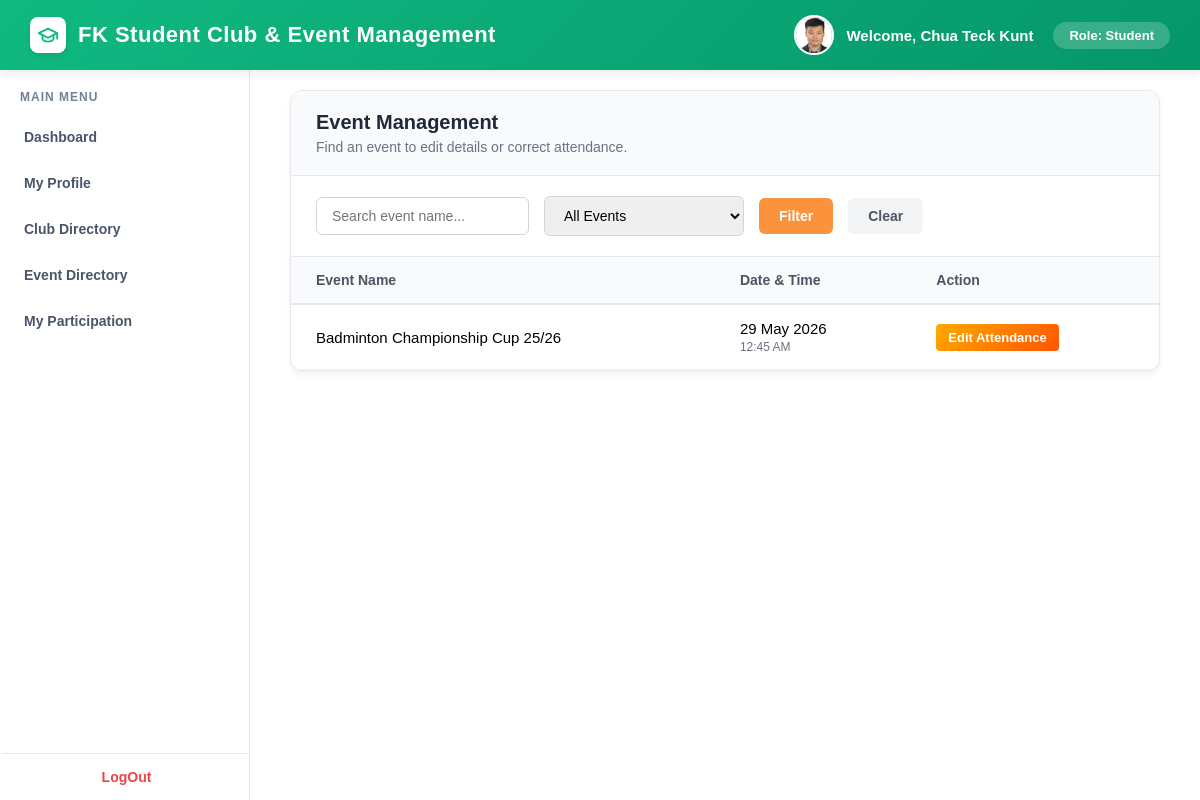
The app's page /student/attendance_search_event.php (signed in) with its own data.
### tables this page shows
CREATE TABLE `students` (
  `userID` varchar(100) NOT NULL,
  `stu_ID` varchar(10) DEFAULT NULL,
  `stu_name` varchar(100) DEFAULT NULL,
  `stu_email` varchar(100) DEFAULT NULL,
  `stu_address` varchar(255) DEFAULT NULL,
  `stu_role` varchar(50) DEFAULT NULL,
  `stu_contact_no` varchar(15) DEFAULT NULL,
  `stu_profile_photo` varchar(255) DEFAULT NULL
);

CREATE TABLE `events` (
  `eventID` varchar(100) NOT NULL,
  `event_title` varchar(100) DEFAULT NULL,
  `event_desc` varchar(255) DEFAULT NULL,
  `event_date` date DEFAULT NULL,
  `event_time` time DEFAULT NULL,
  `event_venue` varchar(100) DEFAULT NULL,
  `event_max_participants` int DEFAULT NULL,
  `attendance_qr` varchar(100) DEFAULT NULL
);

### student/student_login_materials.php (called while the page is built, shortened)
<?php
require_once '../db_connection.php';
$userID = $_SESSION['userID'];
$username = $_SESSION['user_username'];
$active_role = $_SESSION['active_role'] ?? 'Student';
$sql_profile = "SELECT stu_ID, stu_name, stu_email, stu_contact_no, stu_address, stu_profile_photo FROM students WHERE userID = '$userID'";
$result_profile = mysqli_query($link, $sql_profile);
if ($result_profile && mysqli_num_rows($result_profile) > 0) {
    $row = mysqli_fetch_assoc($result_profile);
    $stu_name = !empty($row['stu_name']) ? $row['stu_name'] : $username;
    $photo_path = !empty($row['stu_profile_photo']) ? $row['stu_profile_photo'] : "";
}
?>

### student/attendance_search_event.php (the view, shortened to what this page needs)
<?php
require_once 'student_login_materials.php';
$search_keyword = isset($_GET['search']) ? mysqli_real_escape_string($link, $_GET['search']) : '';
$filter_status = isset($_GET['status']) ? $_GET['status'] : 'all';
$clubID = isset($_GET['clubID']) ? mysqli_real_escape_string($link, $_GET['clubID']) : '';
if (empty($clubID)) {
    $fallback = mysqli_query($link, "
        SELECT m.clubID
        FROM club c
        INNER JOIN membership m ON c.clubID = m.clubID
        INNER JOIN committee cm ON m.memberID = cm.memberID
        INNER JOIN events e ON cm.eventID = e.eventID
        WHERE m.userID = '$userID'
        LIMIT 1
    ");
    if ($fallback && $f_row = mysqli_fetch_assoc($fallback)) {
        $clubID = $f_row['clubID'];
    }
}
$events_query = "
    SELECT DISTINCT e.* FROM events e
    INNER JOIN committee cm ON e.eventID = cm.eventID
    INNER JOIN membership m ON cm.memberID = m.memberID
    WHERE 1=1
";
if (!empty($clubID)) {
    $events_query .= " AND m.clubID = '$clubID'";
}
$events_query .= " ORDER BY e.event_date DESC";
$events_result = mysqli_query($link, $events_query);
$events_html = "";
if ($events_result && mysqli_num_rows($events_result) > 0) {
    while ($event = mysqli_fetch_assoc($events_result)) {
        $e_id = htmlspecialchars($event['eventID']);
        $e_title = htmlspecialchars($event['event_title']);
        $e_date = date("d M Y", strtotime($event['event_date']));
        $e_time = date("h:i A", strtotime($event['event_time']));
        $events_html .= "<tr>";
        $events_html .= "<td>$e_title</td>";
        $events_html .= "<td>$e_date <br><span style='color:#6b7280; font-size:12px;'>$e_time</span></td>";
        $events_html .= "<td>
                            <a href='attendance_update.php?eventID=$e_id' class='btn-action'>Edit Attendance</a>
                         </td>";
        $events_html .= "</tr>";
    }
} else {
    $events_html = "<tr><td colspan='4' class='empty-state'>No events found matching your search.</td></tr>";
}
?>
<!DOCTYPE html>
<html lang="en">
<head>
</head>
<body>
    <?php include 'student_background.php'; ?>
        <div class="content-area">
            <div class="event-dashboard">
                <div class="dashboard-header">
                    <h2>Event Management</h2>
                        <p>Find an event to edit details or correct attendance.</p>
                </div>
                <div class="filter-container">
                    <form method="GET" action="" class="filter-form">
                        <div class="input-group">
                            <input type="text" name="search" placeholder="Search event name..."
                            value="<?php echo htmlspecialchars($search_keyword); ?>">
                        </div>
                        <div class="input-group">
                            <select name="status">
                                <option value="all" <?php if($filter_status == 'all') echo 'selected'; ?>>All Events</option>
                            </select>
                        </div>
                        <button type="submit" class="btn-filter">Filter</button>
                        <a href="?" class="btn-clear">Clear</a>
                    </form>
                </div>
                <div class="table-responsive">
                    <table class="event-table">
                        <thead>
                            <tr>
                                <th>Event Name</th>
                                <th>Date & Time</th>
                                <th>Action</th>
                            </tr>
                        </thead>
                        <tbody>
                            <?php echo $events_html ?>
                        </tbody>
                    </table>
                </div>
            </div>
        </div>
    </div>
</body>
</html>

### student/student_background.php (shortened to what this page needs)
<?php
$current_page = basename($_SERVER['PHP_SELF']);
?>
<?php if ($active_role === 'Student'): ?>
    <div class="student">
        <div class="top-bar">
            <div class="system-title">
                <div class="system-logo">
                    <svg xmlns="http://www.w3.org/2000/svg" width="22" height="22" viewBox="0 0 24 24" fill="none" stroke="currentColor" stroke-width="2" stroke-linecap="round" stroke-linejoin="round">
                        <path d="M22 10v6M2 10l10-5 10 5-10 5z"/>
                        <path d="M6 12v5c3 3 9 3 12 0v-5"/>
                     </svg>
                </div>
                FK Student Club & Event Management
            </div>
            <div class="user-profile-section">
                <div class="profile-group">
                    <div class="top-bar-photo">
                        <?php if (!empty($photo_path)): ?>
                            <img src="<?php echo htmlspecialchars($photo_path); ?>" alt="Profile" style="width: 100%; height: 100%; object-fit: cover;">
                        <?php else: ?>
                            <?php echo strtoupper(substr($stu_name, 0, 1)); ?>
                        <?php endif; ?>
                     </div>
                    <div class="welcome-text">Welcome, <?php echo htmlspecialchars($stu_name); ?></div>
                </div>
                <div class="role-badge">Role: <?php echo htmlspecialchars($active_role); ?></div>
            </div>
        </div>
        <div class="main-layout">
            <div class="sidebar">
                <div class="sidebar-title">Main Menu</div>
                <a href="student_dashboard.php" class="<?= ($current_page == 'student_dashboard.php') ? 'active' : '' ?>">Dashboard</a>
                <a href="profile_dashboard.php" class="<?= ($current_page == 'profile_dashboard.php') ? 'active' : '' ?>">My Profile</a>
                <a href="club_directory.php" class="<?= ($current_page == 'club_directory.php' || $current_page == 'club_details.php') ? 'active' : '' ?>">Club Directory</a>
                <a href="event_directory.php" class="<?= ($current_page == 'event_directory.php' || $current_page == 'browse_event.php') ? 'active' : '' ?>">Event Directory</a>
                <a href="student_participation_dashboard.php" class="<?= ($current_page == 'student_participation_dashboard.php') ? 'active' : '' ?>">My Participation</a>
                <a href="../logout.php" class="logout-btn">LogOut</a>
            </div>
<?php endif; ?>

### student/attendance_search_event.php (style rules this page uses)
.event-dashboard { background-color: #ffffff; border: 1px solid #e5e7eb; border-radius: 12px; box-shadow: 0 4px 6px rgba(0, 0, 0, 0.05); overflow: hidden; }
.dashboard-header { background-color: #f9fafb; padding: 20px 25px; border-bottom: 1px solid #e5e7eb; }
.dashboard-header h2 { margin: 0; font-size: 20px; color: #1f2937; }
.dashboard-header p { margin: 5px 0 0 0; font-size: 14px; color: #6b7280; }
.filter-container { padding: 20px 25px; background-color: #ffffff; border-bottom: 1px solid #e5e7eb; }
.filter-form { display: flex; gap: 15px; align-items: center; flex-wrap: wrap; }
.input-group input, .input-group select { padding: 10px 15px; border: 1px solid #d1d5db; border-radius: 6px; font-size: 14px; outline: none; min-width: 200px; }
.btn-filter { padding: 10px 20px; background-color: #fb923c; color: white; border: none; border-radius: 6px; font-size: 14px; font-weight: bold; cursor: pointer; transition: 0.2s; }
.btn-clear { padding: 10px 20px; background-color: #f3f4f6; color: #4b5563; text-decoration: none; border-radius: 6px; font-size: 14px; font-weight: bold; transition: 0.2s; }
.event-table { width: 100%; border-collapse: collapse; text-align: left; }
.event-table th { background-color: #f9fafb; color: #4b5563; font-size: 14px; padding: 15px 25px; border-bottom: 2px solid #e5e7eb; }
.event-table td { padding: 15px 25px; font-size: 15px; border-bottom: 1px solid #f3f4f6; }
.btn-action { display: inline-block; padding: 6px 12px; background: linear-gradient(135deg, #ffaa00 0%, #ff5500 100%);; color: white; text-decoration: none; border-radius: 4px; font-size: 13px; font-weight: bold; }

### student/student_background.php (style rules this page uses)
* { margin: 0; padding: 0; box-sizing: border-box; font-family: Arial, Helvetica, sans-serif; }
.student .top-bar { background: linear-gradient(135deg, #10b981 0%, #059669 100%); color: white; box-shadow: 0 2px 10px rgba(0,0,0,0.1); position: fixed; top: 0; left: 0; width: 100%; height: 70px; z-index: 1000; box-sizing: border-box; display: flex; justify-content: space-between; align-items: center; padding: 0 30px; }
.student .system-title { font-size: 22px; font-weight: bold; letter-spacing: 0.5px; display: flex; align-items: center; gap: 12px; }
.student .system-logo { width: 36px; height: 36px; background-color: white; color: #10b981; border-radius: 8px; display: flex; justify-content: center; align-items: center; box-shadow: 0 2px 5px rgba(0,0,0,0.1); }
.student .user-profile-section { display: flex; align-items: center; gap: 20px; }
.student .profile-group { display: flex; align-items: center; gap: 12px; }
.student .top-bar-photo { width: 40px; height: 40px; background-color: rgba(255,255,255,0.2); border-radius: 50%; border: 2px solid white; display: flex; justify-content: center; align-items: center; overflow: hidden; font-size: 14px; font-weight: bold; }
.student .welcome-text { font-size: 15px; font-weight: bold; }
.student .role-badge { background-color: rgba(255,255,255,0.2); padding: 6px 16px; border-radius: 20px; font-size: 13px; font-weight: bold; }
.student .main-layout { display: flex; flex: 1; overflow: hidden; }
.student .sidebar { position: fixed; height: calc(100vh - 70px); overflow-y: auto; box-sizing: border-box; top: 70px; width: 250px; background-color: white; border-right: 1px solid #e2e8f0; padding-top: 20px; display: flex; flex-direction: column; flex-shrink: 0; }
.student .sidebar-title { padding: 0 20px 10px 20px; font-size: 12px; text-transform: uppercase; color: #718096; font-weight: bold; letter-spacing: 1px; }
.student .sidebar a { padding: 15px 20px; color: #4a5568; text-decoration: none; font-weight: bold; font-size: 14px; border-left: 4px solid transparent; transition: all 0.3s; }
.student .logout-btn { margin-top: auto; border-top: 1px solid #e2e8f0; color: #ef4444 !important; text-align: center; }
.student .content-area { flex: 1; padding: 40px; overflow-y: auto; width: calc(100% - 250px); margin-left: 250px; padding-top: 90px; min-height: 100vh; box-sizing: border-box; }

### records on screen
students: stu_profile_photo (picture), stu_name "Chua Teck Kunt"
events: event_title "Badminton Championship Cup 25/26", event_date "29 May 2026", event_time "12:45 AM"

### other values on screen
$active_role "Student"
